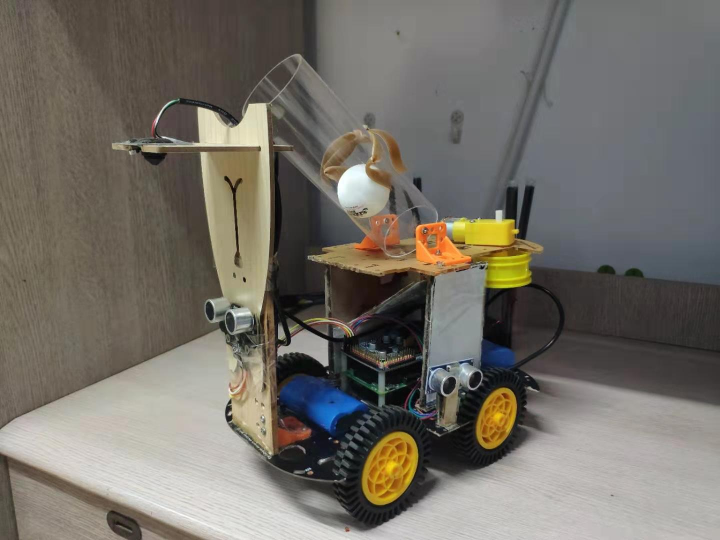
#> input picture appearance.jpg, 1440 x 1080 px, given in place of the camera (shown at 1/2 size)
$ python color_recognition.py   (Python 2 division)
#> lines starting #> are read from the running program, lines starting #| are printed output that depends on the picture; after the words box and inside, x2 and y2 are one past the last pixel; in counts of white or black regions, pixels touching at a corner belong together
### Code/colorList.py
#coding:utf-8
import numpy as np
import collections

#定义字典存放颜色分量上下限
#例如：{颜色: [min分量, max分量]}
#{'red': [array([160,  43,  46]), array([179, 255, 255])]}

def getColorList():
    dict = collections.defaultdict(list)

    # 黑色
    lower_black = np.array([0, 0, 0])
    upper_black = np.array([180, 255, 46])
    color_list = []
    color_list.append(lower_black)
    color_list.append(upper_black)
    dict['black'] = color_list

    # [9 lines of commented-out code are left out]
    lower_white = np.array([0, 0, 221])
    upper_white = np.array([180, 30, 255])
    color_list = []
    color_list.append(lower_white)
    color_list.append(upper_white)
    dict['white'] = color_list

    #红色
    lower_red = np.array([156, 43, 46])
    upper_red = np.array([180, 255, 255])
    color_list = []
    color_list.append(lower_red)
    color_list.append(upper_red)
    dict['red']=color_list

    # 红色2
    lower_red = np.array([0, 43, 46])
    upper_red = np.array([10, 255, 255])
    color_list = []
    color_list.append(lower_red)
    color_list.append(upper_red)
    dict['red2'] = color_list

    #橙色
    lower_orange = np.array([11, 43, 46])
    upper_orange = np.array([25, 255, 255])
    color_list = []
    color_list.append(lower_orange)
    color_list.append(upper_orange)
    dict['orange'] = color_list

    #黄色
    lower_yellow = np.array([26, 43, 46])
    upper_yellow = np.array([34, 255, 255])
    color_list = []
    color_list.append(lower_yellow)
    color_list.append(upper_yellow)
    dict['yellow'] = color_list

    #绿色
    lower_green = np.array([35, 43, 46])
    upper_green = np.array([77, 255, 255])
    color_list = []
    color_list.append(lower_green)
    color_list.append(upper_green)
    dict['green'] = color_list

    #青色
    lower_cyan = np.array([78, 43, 46])
    upper_cyan = np.array([99, 255, 255])
    color_list = []
    color_list.append(lower_cyan)
    color_list.append(upper_cyan)
    dict['cyan'] = color_list

    #蓝色
    lower_blue = np.array([100, 43, 46])
    upper_blue = np.array([124, 255, 255])
    color_list = []
    color_list.append(lower_blue)
    color_list.append(upper_blue)
    dict['blue'] = color_list

    # 紫色
    lower_purple = np.array([125, 43, 46])
    upper_purple = np.array([155, 255, 255])
    color_list = []
    color_list.append(lower_purple)
    color_list.append(upper_purple)
    dict['purple'] = color_list

    return dict


# [10 lines that do not run on import are left out]


### Code/color_recognition.py
#coding:utf-8

#Python中声明文件编码的注释，编码格式指定为utf-8
from socket import *
from time import ctime
import binascii
import RPi.GPIO as GPIO
import time
import threading
import cv2
import numpy as np
from collections import  deque
import colorList

GPIO.setmode(GPIO.BCM)
GPIO.setwarnings(False)
########LED口定义#################
LED0 = 10
LED1 = 9
LED2 = 25
########电机驱动接口定义#################
ENA = 13	#//L298使能A
ENB = 20	#//L298使能B
IN1 = 19	#//电机接口1
IN2 = 16	#//电机接口2
IN3 = 21	#//电机接口3
IN4 = 26	#//电机接口4
#########led初始化为000##########
GPIO.setup(LED0,GPIO.OUT,initial=GPIO.HIGH)
GPIO.setup(LED1,GPIO.OUT,initial=GPIO.HIGH)
GPIO.setup(LED2,GPIO.OUT,initial=GPIO.HIGH)
#########电机初始化为LOW##########
GPIO.setup(ENA,GPIO.OUT,initial=GPIO.LOW)
ENA_pwm=GPIO.PWM(ENA,1000)
ENA_pwm.start(0)
ENA_pwm.ChangeDutyCycle(80)
GPIO.setup(IN1,GPIO.OUT,initial=GPIO.LOW)
GPIO.setup(IN2,GPIO.OUT,initial=GPIO.LOW)

GPIO.setup(ENB,GPIO.OUT,initial=GPIO.LOW)
ENB_pwm=GPIO.PWM(ENB,1000)
ENB_pwm.start(0)
ENB_pwm.ChangeDutyCycle(80)
GPIO.setup(IN3,GPIO.OUT,initial=GPIO.LOW)
GPIO.setup(IN4,GPIO.OUT,initial=GPIO.LOW)
##########机器人方向控制###########################
# [40 lines left out: functions Motor_Forward, Motor_Backward, Motor_TurnLeft, Motor_TurnRight, not called in this run]
def Motor_Stop():
	print 'motor_stop'
	GPIO.output(ENA,False)
	GPIO.output(ENB,False)
	GPIO.output(IN1,False)
	GPIO.output(IN2,False)
	GPIO.output(IN3,False)
	GPIO.output(IN4,False)
	GPIO.output(LED1,True)#LED1灭
	GPIO.output(LED2,True)#LED2亮
##########机器人速度控制###########################
# [26 lines left out: functions ENA_Speed, ENB_Speed, Change_Direc, not called in this run]


#处理图片
def get_color(frame):           #找到最大颜色
######    print('get color')
    hsv = cv2.cvtColor(frame,cv2.COLOR_BGR2HSV)
    maxsum = -100
    color = None
    color_dict = colorList.getColorList()
    for d in color_dict:
        mask = cv2.inRange(hsv,color_dict[d][0],color_dict[d][1])
        ##cv2.imshow('11.jpg',mask)

        binary = cv2.threshold(mask, 127, 255, cv2.THRESH_BINARY)[1]
        binary = cv2.dilate(binary,None,iterations=2)
        cnts, hiera = cv2.findContours(binary.copy(),cv2.RETR_EXTERNAL,cv2.CHAIN_APPROX_SIMPLE)
        sum = 0
        for c in cnts:
            sum+=cv2.contourArea(c)
        if sum > maxsum :
            maxsum = sum
            color = d

    return color

def find_the_maximum_color(frame):
    color_dict = colorList.getColorList()
    hsv = cv2.cvtColor(frame, cv2.COLOR_BGR2HSV)
    mask = cv2.inRange(hsv, color_dict[get_color(frame)][0], color_dict[get_color(frame)][1])  # find the maximum color
    a = color_dict[get_color(frame)][0]
    b = color_dict[get_color(frame)][1]
    cap.release()
    print('find it !')
    return a,b
def matching_color(a,b,frame):
    mybuffer = 16
    pts = deque(maxlen=mybuffer)
    counter = 0
    hsv = cv2.cvtColor(frame, cv2.COLOR_BGR2HSV)
    mask = cv2.inRange(hsv, a, b)
    mask = cv2.dilate(mask, None, iterations=2)
    cnts = cv2.findContours(mask.copy(), cv2.RETR_EXTERNAL, cv2.CHAIN_APPROX_SIMPLE)[-2]
    # 初始化瓶盖圆形轮廓质心
    center = None
    # 如果存在轮廓
    if len(cnts) > 0:
        # 找到面积最大的轮廓
        c = max(cnts, key=cv2.contourArea)
        # 确定面积最大的轮廓的外接圆
        ((x, y), radius) = cv2.minEnclosingCircle(c)
        # 计算轮廓的矩
        M = cv2.moments(c)
        # 计算质心
        center = (int(M["m10"] / M["m00"]), int(M["m01"] / M["m00"]))
        # 只有当半径大于10时，才执行画图
    if radius > 10:
        frame_new = cv2.circle(frame, (int(x), int(y)), int(radius), (0, 255, 255), 2)
        cv2.circle(frame, center, 5, (0, 0, 255), -1)
        # 把质心添加到pts中，并且是添加到列表左侧
        pts.appendleft(center)

    else:  # 如果图像中没有检测到瓶盖，则清空pts，图像上不显示轨迹。
        pts.clear()
    Area=3.14*radius*radius
    return frame_new,center[0],Area

time.sleep(3)
cap=cv2.VideoCapture(0)


if __name__ == '__main__':
    ret1, frame = cap.read()  # capture frame_by_frame
#> frame is the input picture: shape (1080, 1440, 3); mean B, G, R 102.6, 110.4, 114.9
print(get_color(frame))
#> in get_color, `hsv = cv2.cvtColor(frame,cv2.COLOR_BGR2HSV)`: hsv: shape (1080, 1440, 3); mean H, S, V 45.9, 40.4, 117.7
#> the loop in get_color, `for d in color_dict:` made 10 passes
#> pass 1, in get_color, `mask = cv2.inRange(hsv,color_dict[d][0],color_dict[d][1])`:
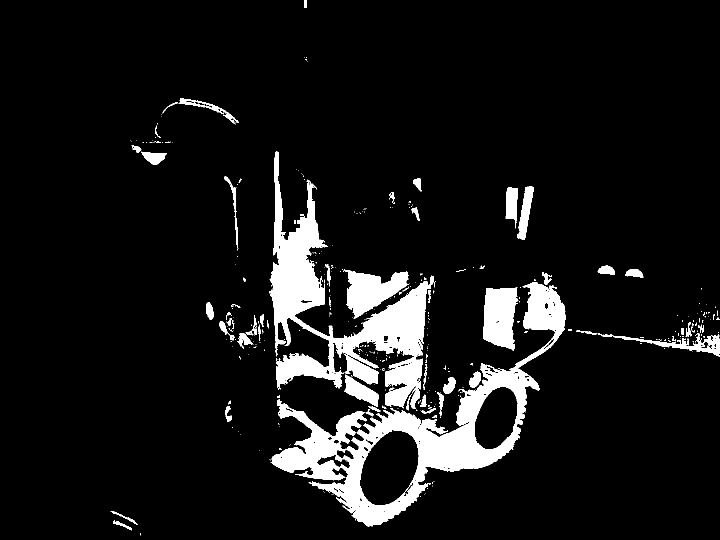
#> mask: shape (1080, 1440) (shown at 1/2 size); 8.5% white; 412 white regions (342 under 20 px), largest, box (x1, y1, x2, y2) and area: (544, 564, 1131, 1053) 54548, (538, 303, 868, 818) 43655, (966, 575, 1037, 702) 6844
#> pass 1, in get_color, `binary = cv2.dilate(binary,None,iterations=2)`:
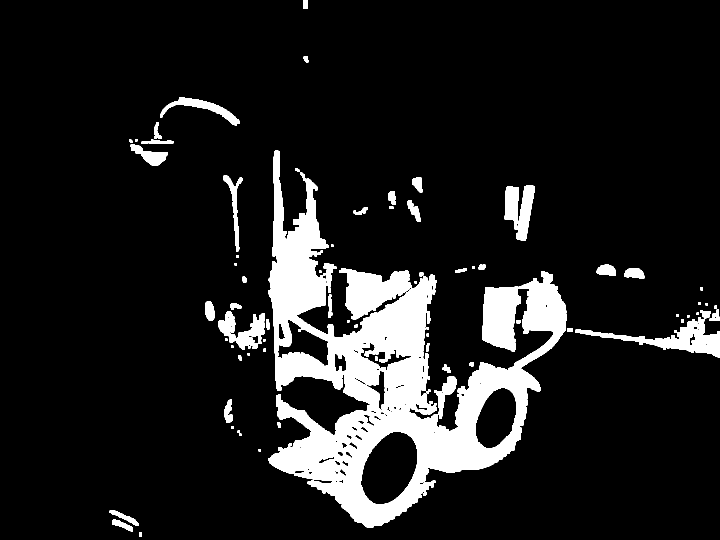
#> binary: shape (1080, 1440) (shown at 1/2 size); 11.6% white; 85 white regions, largest, box (x1, y1, x2, y2) and area: (536, 301, 1133, 1055) 141413, (964, 573, 1042, 704) 7810, (1150, 634, 1440, 715) 6561
#> after the loop in get_color, `for d in color_dict:`:
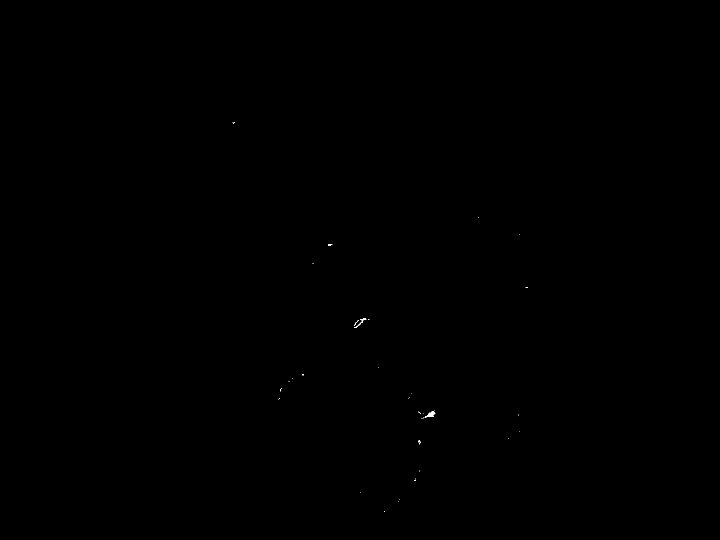
#> mask: shape (1080, 1440) (shown at 1/2 size); 0.02% white; 36 white regions (34 under 20 px), largest, box (x1, y1, x2, y2) and area: (849, 822, 871, 836) 126, (708, 637, 732, 656) 71
#> after the loop in get_color, `for d in color_dict:`: color = 'orange'; maxsum = 503253.5
#| orange
up_thre, down_thre = find_the_maximum_color(frame)
#> the loop in get_color (call 2), `for d in color_dict:` made 10 passes
#> pass 3, in get_color (call 2), `binary = cv2.dilate(binary,None,iterations=2)`:
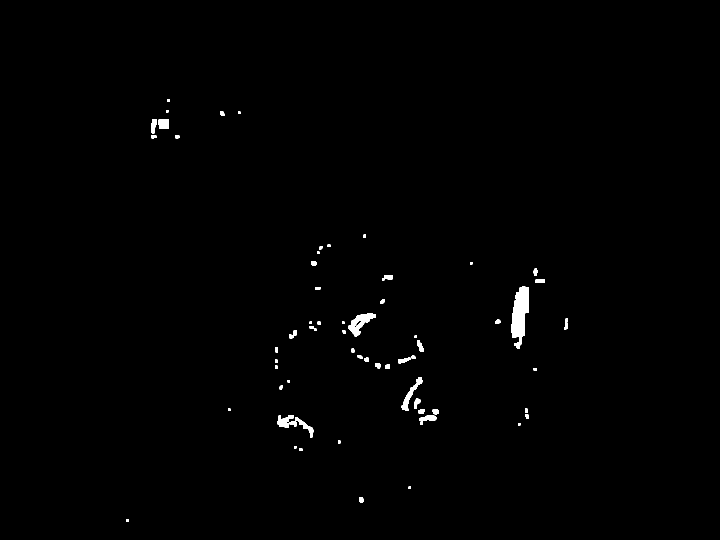
#> binary: shape (1080, 1440) (shown at 1/2 size); 0.65% white; 63 white regions, largest, box (x1, y1, x2, y2) and area: (1022, 573, 1058, 698) 2869, (697, 626, 752, 673) 1104, (803, 754, 845, 822) 689
#> in find_the_maximum_color, `mask = cv2.inRange(hsv, color_dict[get_color(frame)][0], color_dict[ge..`:
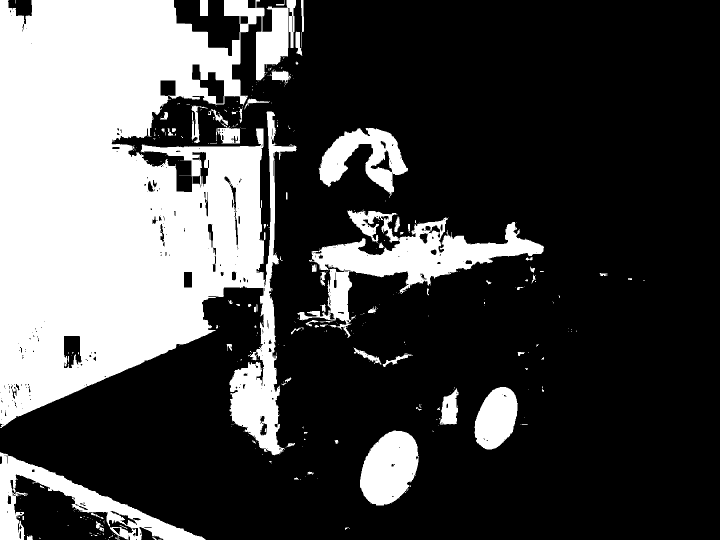
#> mask: shape (1080, 1440) (shown at 1/2 size); 28.9% white; 389 white regions (312 under 20 px), largest, box (x1, y1, x2, y2) and area: (0, 0, 593, 911) 354708, (594, 421, 1088, 676) 32581, (0, 904, 412, 1080) 18655
#> in find_the_maximum_color, `a = color_dict[get_color(frame)][0]`: a = [11, 43, 46]
#> in find_the_maximum_color, `b = color_dict[get_color(frame)][1]`: b = [25, 255, 255]
#> up_thre = [11, 43, 46]; down_thre = [25, 255, 255]
time.sleep(7)
cap = cv2.VideoCapture(0)
while True:
    ret2, frame_2 = cap.read()  # capture another frame
    frame_new,Path_Dect_px,area=matching_color(up_thre,down_thre,frame_2)
#> in matching_color, `mask = cv2.dilate(mask, None, iterations=2)`:
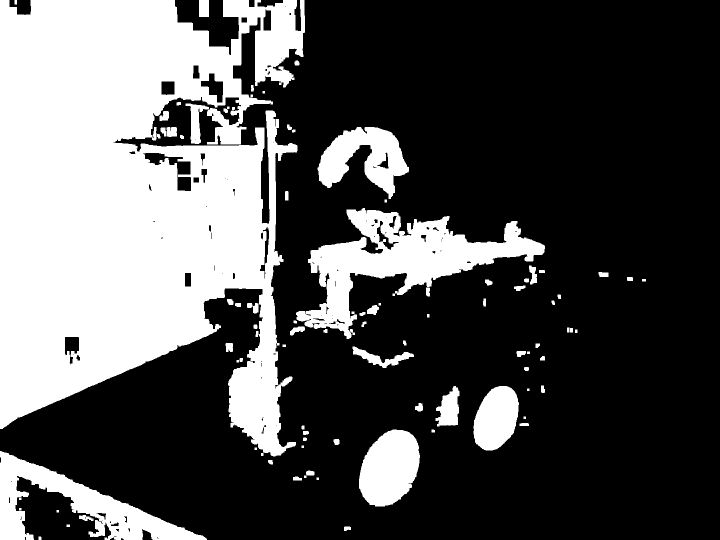
#> mask: shape (1080, 1440) (shown at 1/2 size); 32.2% white; 91 white regions
#> in matching_color, `cnts = cv2.findContours(mask.copy(), cv2.RETR_EXTERNAL, cv2.CHAIN_APPR..`: cnts = 91 contours, 12 with area under 20; largest, box (x1, y1, x2, y2) and area: (0, 0, 610, 913) 387432, (592, 416, 1090, 678) 43910, (0, 902, 414, 1080) 23946, (718, 859, 840, 1013) 13799, (635, 254, 818, 398) 13530
#> in matching_color, `c = max(cnts, key=cv2.contourArea)`: c = contour of 1685 points, box (x1, y1, x2, y2) (0, 0, 610, 913), area 387432
#> in matching_color, `((x, y), radius) = cv2.minEnclosingCircle(c)`: x = 304; y = 440.5; radius = 535.2
#> in matching_color, `M = cv2.moments(c)`: M = moments, m00 387432, centre m10/m00, m01/m00 = (260.4, 397.2)
#> in matching_color, `center = (int(M["m10"] / M["m00"]), int(M["m01"] / M["m00"]))`: center = (260, 397)
#> in matching_color, `cv2.circle(frame, center, 5, (0, 0, 255), -1)`:
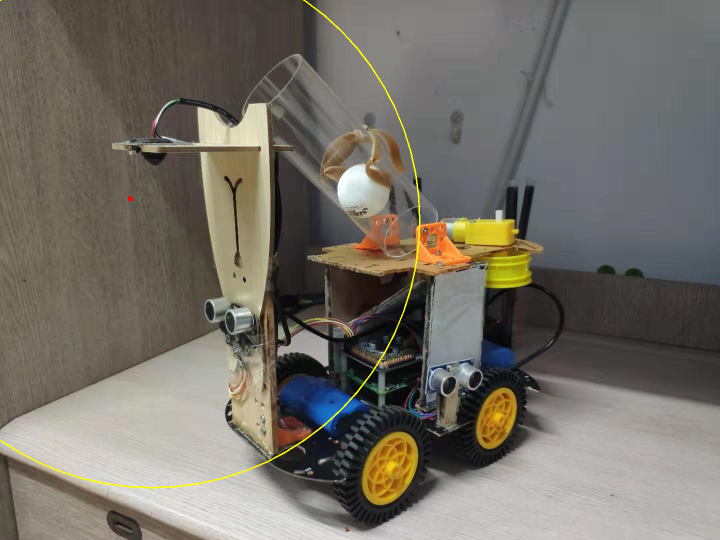
#> frame: shape (1080, 1440, 3) (shown at 1/2 size); mean B, G, R 102.2, 110.8, 115.4
#> in matching_color, `Area=3.14*radius*radius`: Area = 899507.9
#> Path_Dect_px = 260; area = 899507.9
    if area > 380000:
        Motor_Stop()
        break
    Change_Direc(Path_Dect_px)

cap.release()
cv2.destroyAllWindows()
